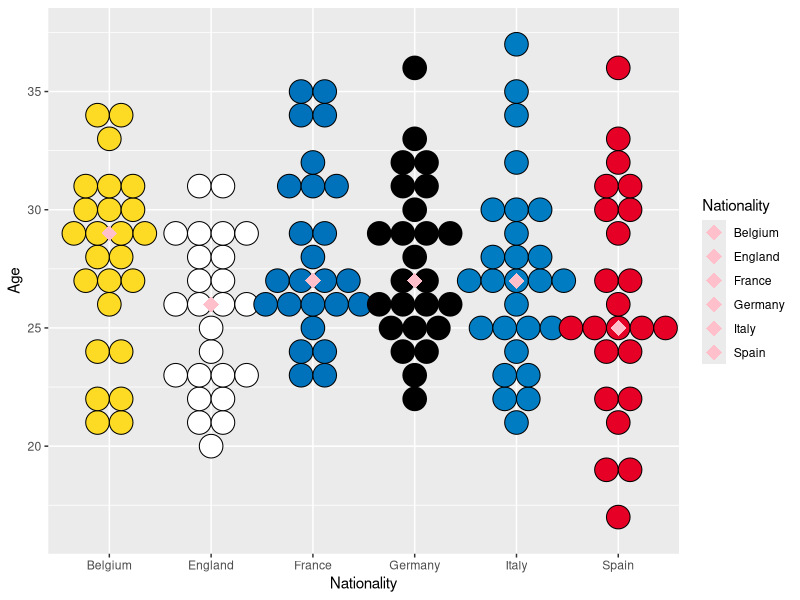
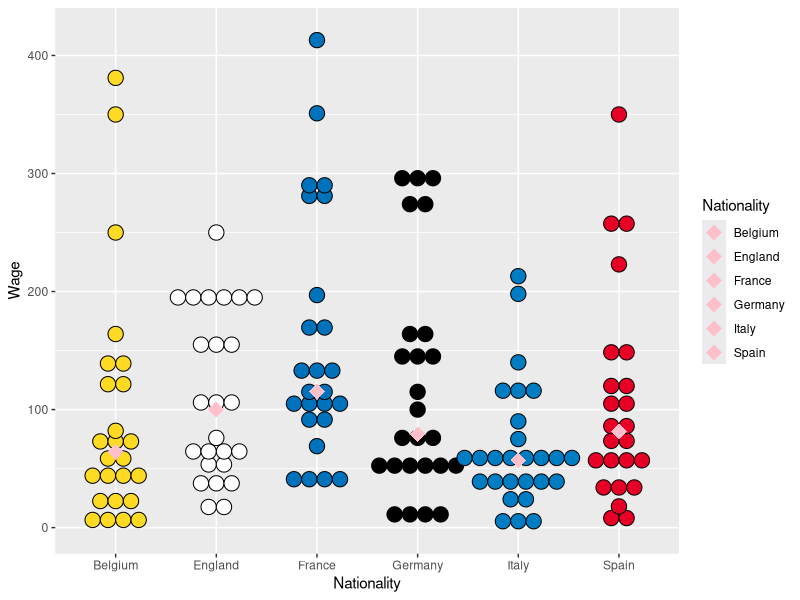
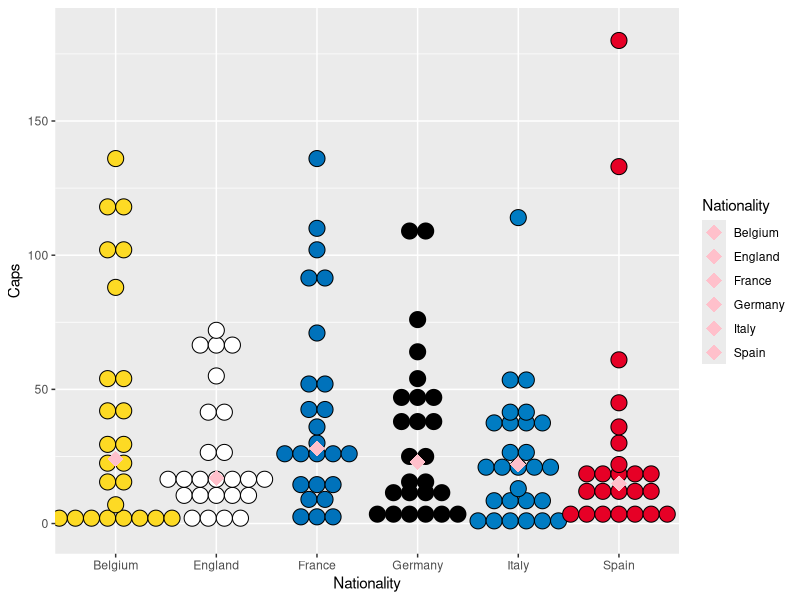
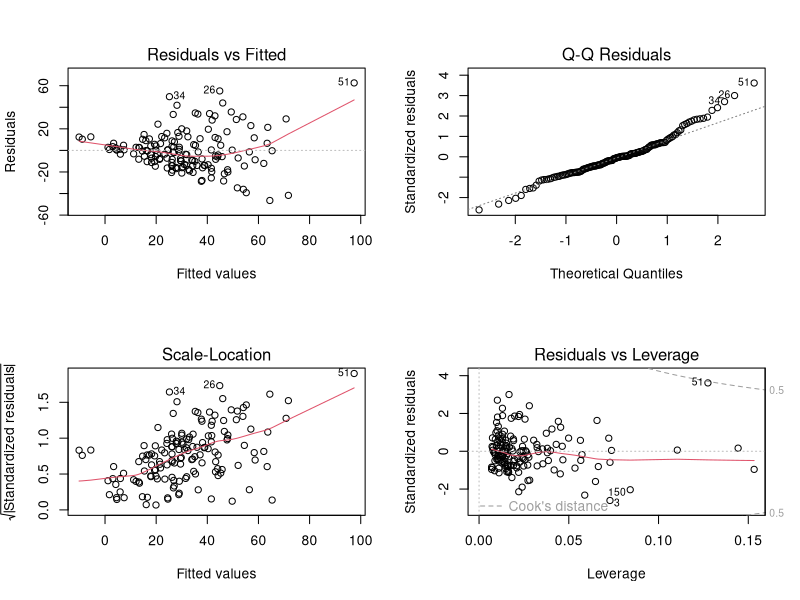
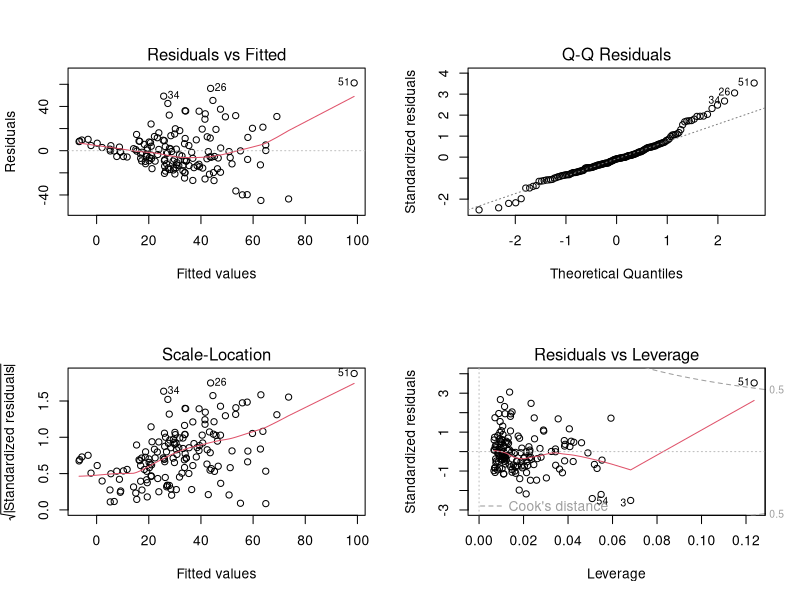
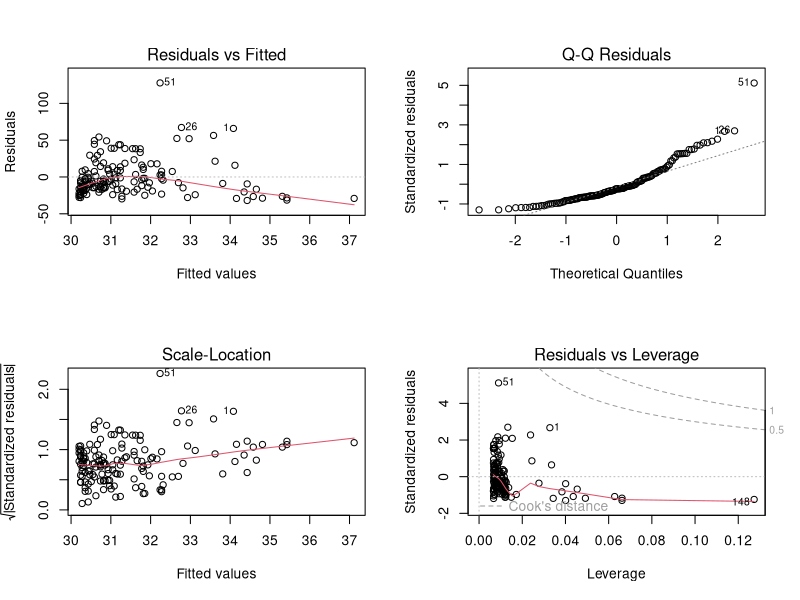
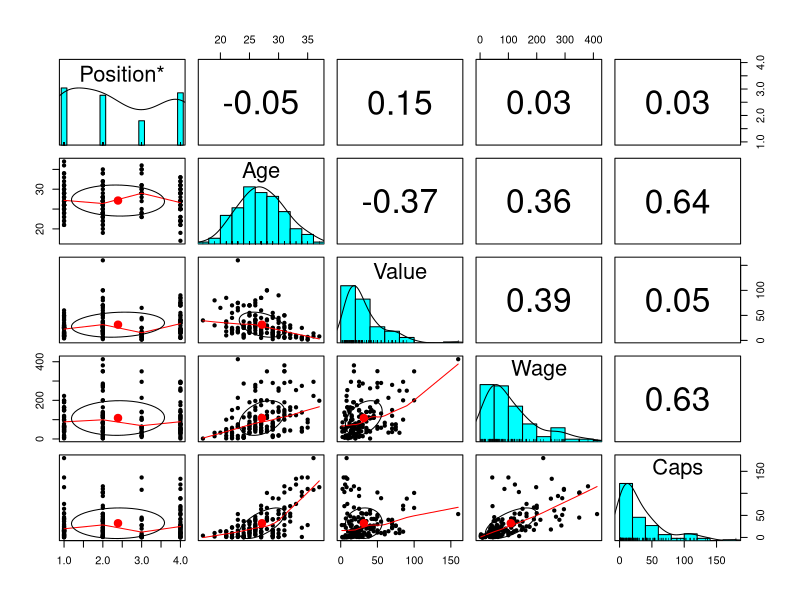
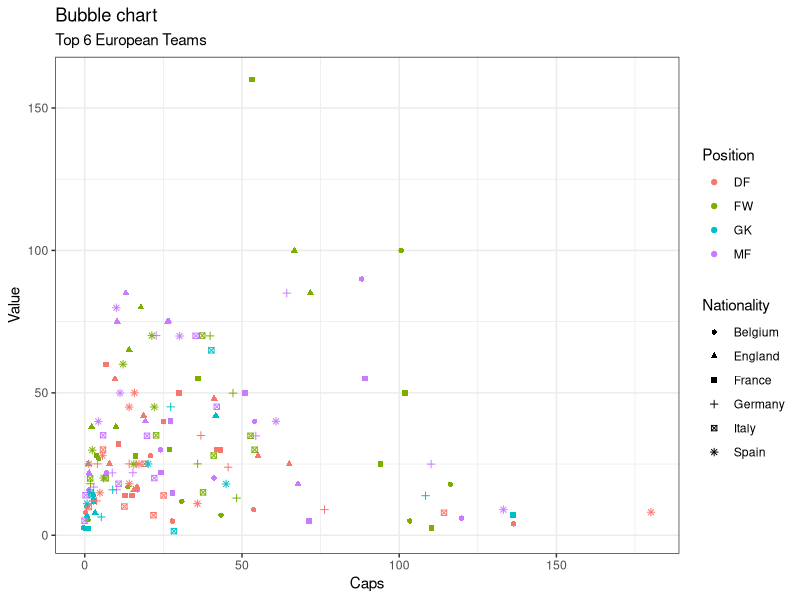

Source code (R) for these figures, in order:
## ---- chunk 1
knitr::opts_chunk$set(echo = TRUE)
library(tidyverse)
## ---- chunk 2
MoneyballData = read.csv("Moneyball Soccer Dataset.csv")
attach(MoneyballData)
# editing our dataset to extract data from
names(MoneyballData) = c("Players","Nationality","Club","Position","Age","Value","Wage","Caps") 
MoneyballData[9:13] <- list(NULL) # Remove some columns
 MoneyballData <- MoneyballData[-c(152:183), ] # Remove some rows
 MoneyballData <- MoneyballData %>% 
  arrange(Nationality, factor(Position, levels = c('FW', 'MF', 'DF', 'GK'))) # rearrange dataset for more user friendliness
## ---- chunk 3
# Dot Plots to see Equal Variance (value, wage and caps)
# Eaual variance is used to study equality of r population variances. If the r error variances σ_i^2 are equal, so will the expected values of the absolute deviations. Unequal error variances imply differing expected values of the absolute deviations 

# age
plot1 <- ggplot(MoneyballData, aes(x=Nationality, y=Age, fill = Nationality)) + scale_fill_manual(values=c("#FDDA24", "#FFFFFF", "#0072BB", "#000000", "#007CC3", "#E60026")) +
  geom_dotplot(binaxis='y', stackdir='center', binwidth = 1) + stat_summary(fun=median, geom="point", shape=18,
                 size=5, color="pink") 
plot1

# wage
plot2 <- ggplot(MoneyballData, aes(x=Nationality, y=Wage, fill = Nationality)) + scale_fill_manual(values=c("#FDDA24", "#FFFFFF", "#0072BB", "#000000", "#007CC3", "#E60026")) +
  geom_dotplot(binaxis='y', stackdir='center', binwidth = 13) + stat_summary(fun=median, geom="point", shape=18,
                 size=5, color="pink") 
plot2

# caps
plot3 <- ggplot(MoneyballData, aes(x=Nationality, y=Caps, fill = Nationality)) + scale_fill_manual(values=c("#FDDA24", "#FFFFFF", "#0072BB", "#000000", "#007CC3", "#E60026")) +
  geom_dotplot(binaxis='y', stackdir='center', binwidth = 6) + stat_summary(fun=median, geom="point", shape=18,
                 size=5, color="pink") 
plot3
## ---- chunk 4
attach(MoneyballData)
modelall <- lm(Value ~ Age + Wage + Caps)
summary(modelall)
par(mfrow=c(2,2))
plot(modelall) # The pattern in residual plot (Larger variance as fitted gets larger) but residual errors have mean value of zero, Normally distributed based on Q-Q plot, Errors have constant variance based on Scale-Location. Mbappe looks like a high leverage point based on Residuals vs Leverage.
## ---- chunk 5
modelwocaps <- lm(Value ~ Age + Wage)
summary(modelwocaps)
par(mfrow=c(2,2))
plot(modelwocaps) # same conclusions as modelall
## ---- chunk 6
modelcaps <- lm(Value ~ Caps)
summary(modelcaps)
par(mfrow=c(2,2))
plot(modelcaps) # bad Residuals vs. Fitted (Pattern in residual plot (smaller variance as fitted gets larger and residual errors have mean value not zero)
## ---- chunk 7
# correlation matrix between variables
library(psych)
pairs.panels(MoneyballData[4:8])
## ---- chunk 8
# bubble chart for 4-D data where variables can be both numerical or categorical
position_select <- MoneyballData[MoneyballData$Position %in% c("FW", "MF", "DF", "GK"), ]

# Plot setup and axis
theme_set(theme_bw())  
g <- ggplot(position_select, aes(Caps, Value)) + 
  labs(subtitle="Top 6 European Teams",
       title="Bubble chart")
# Bubble chart
par(mfrow=c(1,2))
g + geom_jitter(aes(col=Position, shape=Nationality)) 

# with linear regression line

# Plot to include linear regression line
theme_set(theme_bw())  
g <- ggplot(position_select, aes(Caps, Value)) + 
  labs(subtitle="Top 6 European Teams",
       title="Bubble chart with linear regression line")

g + geom_jitter(aes(col=Position, shape=Nationality)) + 
  geom_smooth(aes(col=Position), method="lm", se=F)
